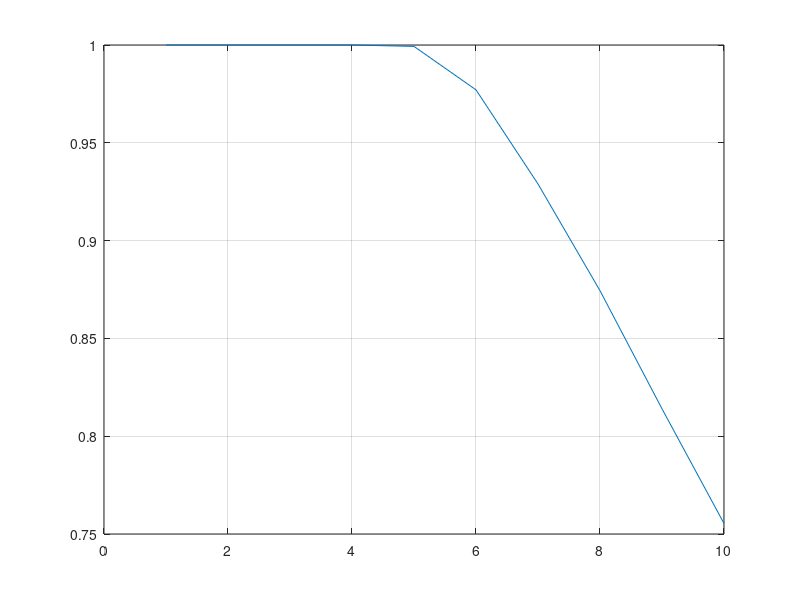

Source code (MATLAB):
clc;
clear all;
close all;
Eo=.576;                    % Ethernet Overhead in micro sec
R=.304;                     % Length of report message in micro sec
Gt=5;                       % Guard time in micro sec
D=12;                       % packet length in micro sec
N=16;                       % no of ONUs
T_cycle = 2000;             %in micro sec
Relaxed_ONU=0;
S=0;
z=0;
Total_Required_BW_EXSTD_ONU=0;
Exhausted_onu=0;
Required_BW_Exhausted_onu=0;
Experienced_Delay=0;
Total_Experienced_Delay=0;
Grand_Total_Delay=0;
Great_Grand=0;
it=500;
xp=zeros(1,10);
yp=zeros(1,10);
Total_Grand=0;
Get_Message=0;
Throughput_Ratio=0;
Great_Grand_Throughput_r=0;
Exhausted_onu=0;
Unused_time_per_cycle=0;
Relaxed_ONU=0;

Great_Grand_Throughput_r_Store = zeros(1,1500); %declaring a vector to store 1500 data
Great_Grand_Throughput_r_Sum = 0;

counter = 1;
for y=1:10
    Great_Grand_Throughput_r_Store = zeros(1,500);
    Great_Grand_Throughput_r_Sum = 0;
    
   for  z=1:it
      N=16;
      Exhausted_onu=0;
      Great_Grand_Throughput_r=0;
      disp('Iteration:');
      disp(z);% Data generate of 16 ONU
      disp('-------------------------------------------------------------');
      for j=1:16;
          r(j)=2*randi([0 y],1,1);     % random data packets
          W_r=12.576*r+R;              % Requested window size
          Report_Message=round(W_r);
      end
      disp('Value of Report_Message:');
      disp(Report_Message);
                                                        % Count the number of active ONU

      for k=1:16;                      % for 16 ONUs

         if  Report_Message(1,k)==0
            N=N-1;
         end
      end
      disp('Value of N:');
      disp(N);


     Useable_time=T_cycle-N*Gt;            % Useable time per cycle
     W_max =Useable_time/N;                % maximum bandwidth of each ONU
     B=sort(Report_Message,'descend');     % Sorting the total report message
     S=sum(B);                             % Sum of total requested time
%      Unused_time_per_cycle=Useable_time-S; % Available time per cycle
%       disp('Value of N:');
%       disp(N);
      disp('Value of W_max:');
      disp(W_max);
      disp('Value of S:');
      disp(S);
%       disp('Value of Unused_time_per_cycle:');
%       disp(Unused_time_per_cycle);
%                                             % Calculate the number of Exhausted ONUs                                              
    
             

    for j=1:16
        if Report_Message(1,j)>=W_max
            Get_Message(1,j)=W_max;
            
        else
            Get_Message(1,j)=Report_Message(1,j);
              
        end
        
    end
      Get_Message_Round=round(Get_Message);
      disp('Value of Get_Message_Round:' );
      disp(Get_Message_Round);
      
      Grand_Get_Message=sum(Get_Message_Round);
      disp('Value of Grand_Get_Message:' );
      disp(Grand_Get_Message);
      
      Throughput_Ratio=Grand_Get_Message/S;
      disp('Value of Throughput_Ratio:' );
      disp(Throughput_Ratio);
      Great_Grand_Throughput_r=Great_Grand_Throughput_r+Throughput_Ratio;
      disp('Value of Great_Grand_Throughput_r:' );
      disp(Great_Grand_Throughput_r);
      
      Great_Grand_Throughput_r_Sum = Great_Grand_Throughput_r_Sum + Great_Grand_Throughput_r;
%       %Great_Grand_Throughput_r_Store(1,z) = Great_Grand_Throughput_r;
      disp('Value of Great_Grand_Throughput_r_Sum:' );
      disp(Great_Grand_Throughput_r_Sum);
   
   end
   avg=Great_Grand_Throughput_r_Sum/it;
   disp('Value of avg:' );
   disp(avg);
   xp(y)=y;
   yp(y)=avg;
end
  disp(yp);
  plot(xp,yp);
  grid on;
